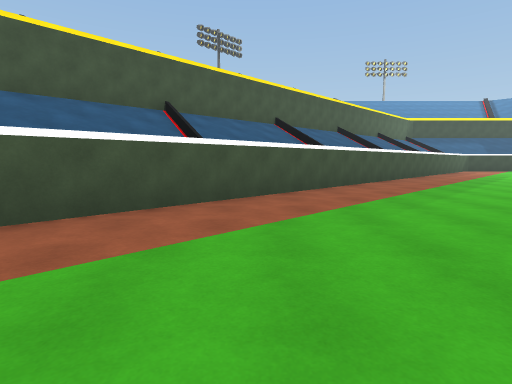
View 1 (above)

19 first-person views from a walk through a scene from a Unity 3-D project. The camera is 1.3 m above the floor, tilts 6° down and sees 80° across. The floor is counted in squares, 2 m on a side. Each view is taken from the middle of a square. On the plan, view 1 faces up. The plan holds only what a view shows up to about 10 squares ahead; the rest is blank. The place goes on beyond the plan. The player is left out.

View 2
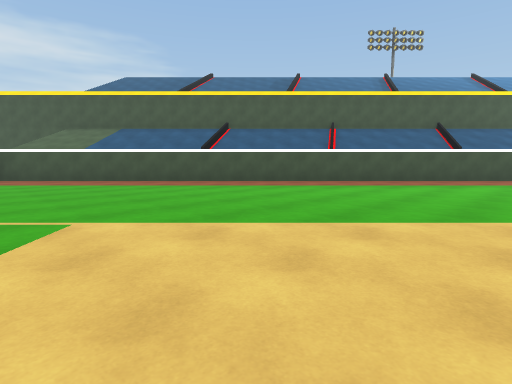

View 3
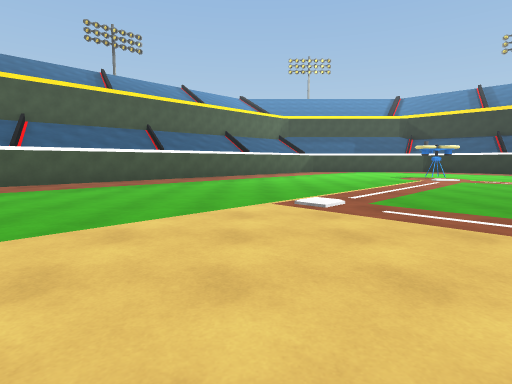

View 4
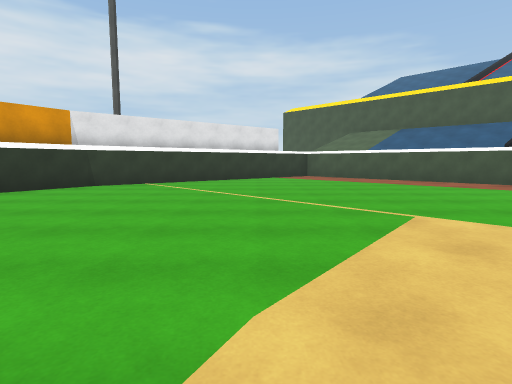

View 5
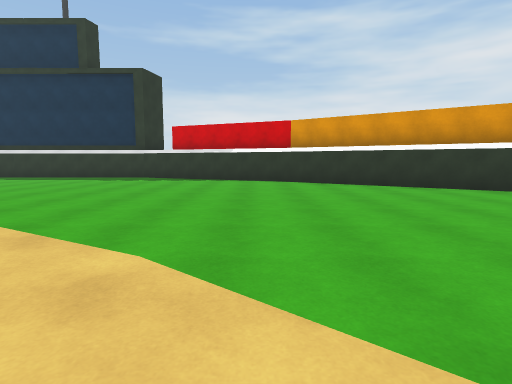

View 6
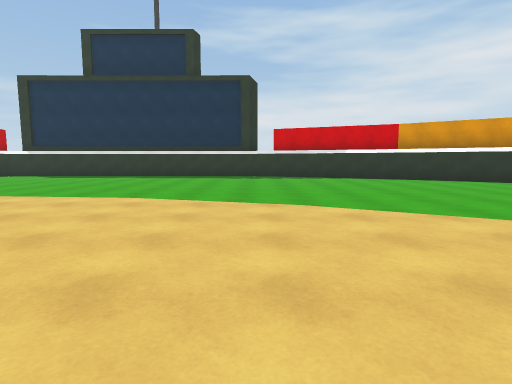

View 7
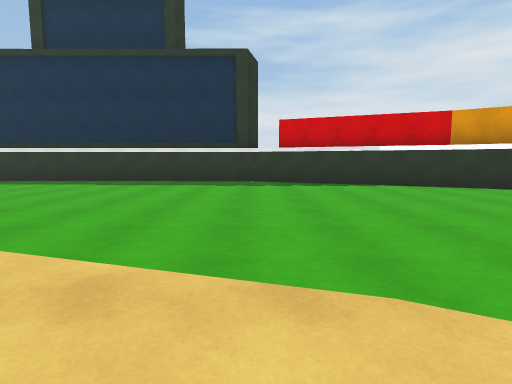

View 8
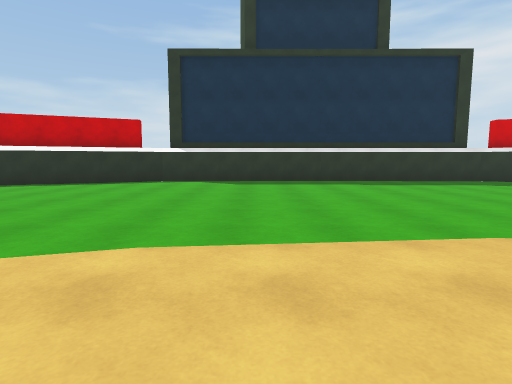

View 9
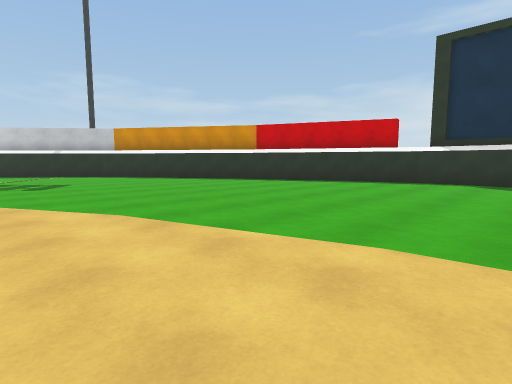

View 10
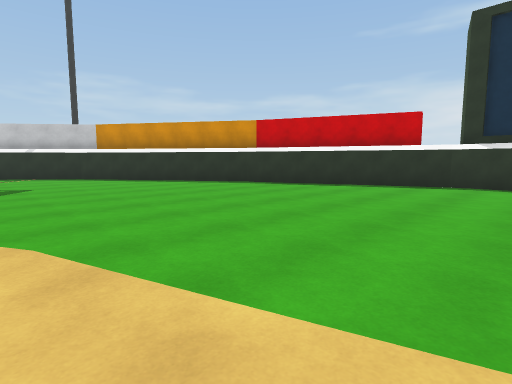

View 11
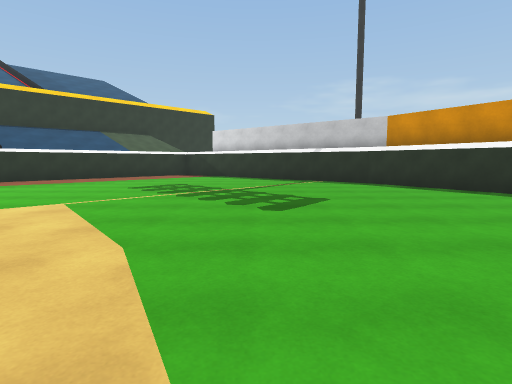

View 12
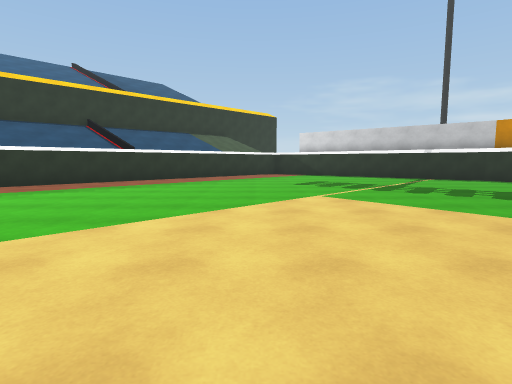

View 13
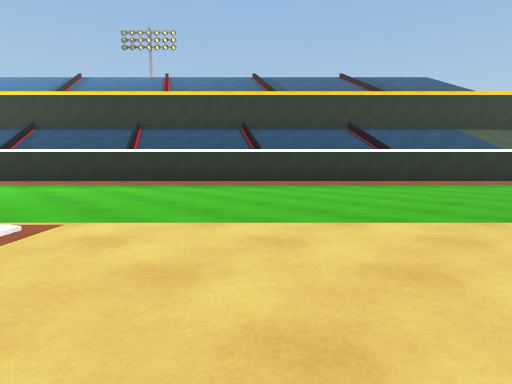

View 14
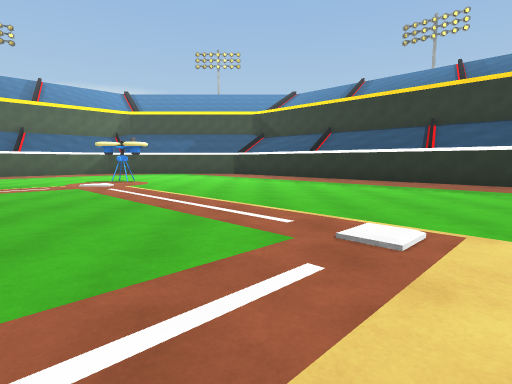

View 15
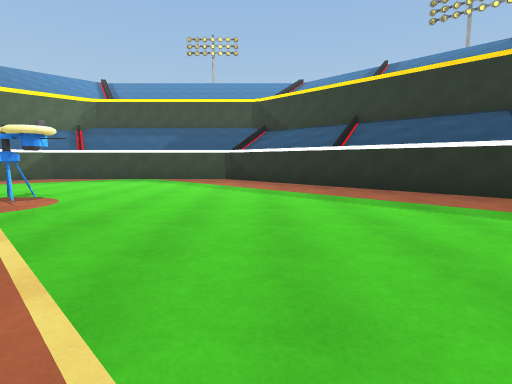

View 16
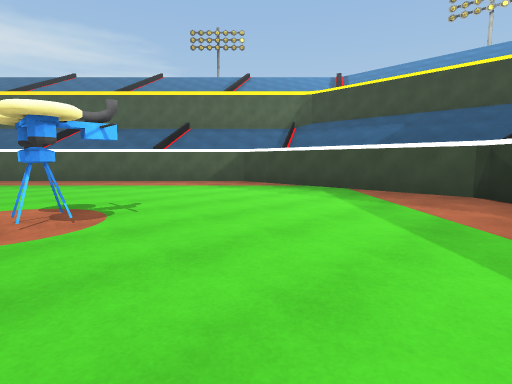

View 17
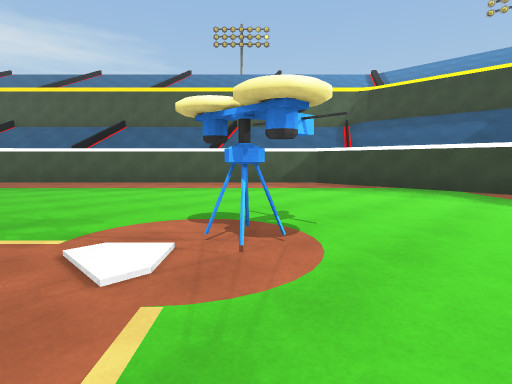

View 18
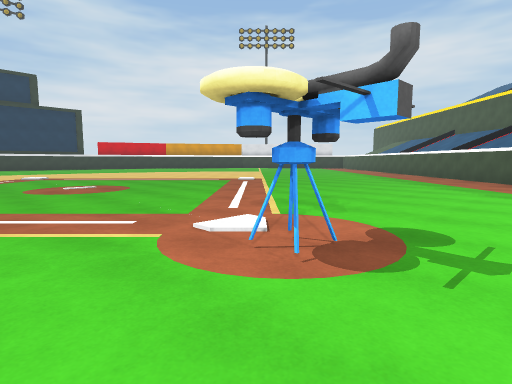

View 19
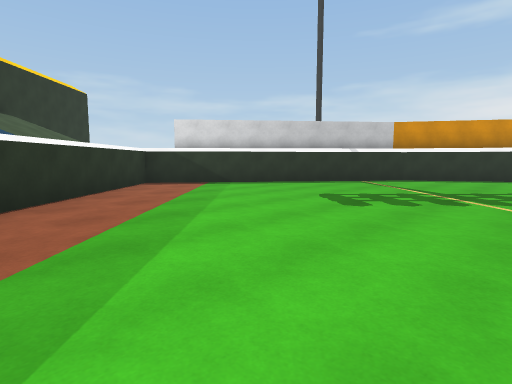

### Floor plan
Points are (right, up) in squares from view 1. A wall is a line through its corners. A room is listed if a view was taken in it or the views show most of it. See-through windows are left out.
Room 1 (views 1, 2, 3, 4, 5, 6, 7, 8, 9, 10, 11, 12, 13, 14, 15, 16, 17, 18, 19)
walls: (19.8, -10.4) (24.8, -8.3); (24.6, -8.3) (29.5, -5.1) (34.4, 1.1) (18.1, 17.4) (11.9, 17.4) (-4.4, 1); (5.2, -8.3) (10.1, -10.3) (19.9, -10.5); (-2.1, -1.9) (0.5, -5.2) (5.4, -8.3)
objects: other object (15, 12)

Positions as (right, up) in squares from view 1, and headings:
1: (0, 0), facing up
2: (8, 0), facing up-left
3: (9, 1), facing up
4: (8, -1), facing left
5: (6, 1), facing down
6: (10, 2), facing down
7: (10, -1), facing down
8: (17, -1), facing down
9: (17, -1), facing down-right
10: (18, -2), facing down-right
11: (21, -2), facing right
12: (20, 2), facing right
13: (20, 2), facing up-right
14: (19, 3), facing up
15: (19, 7), facing up
16: (19, 11), facing up-left
17: (17, 10), facing up-left
18: (17, 13), facing down-left
19: (26, 5), facing down-right
